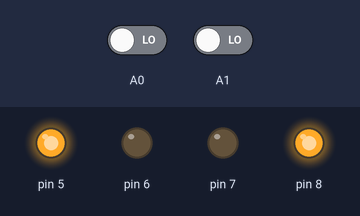
Bench run of a sketch on a simulated Arduino Uno, built with avr-gcc and run on an emulated ATmega328P. On the bench: output pins drawn as LEDs (lit = HIGH). The test bench sets the inputs (shaded band); at power-on: A1 LOW, A0 LOW.

Above: at 1.2 s.
1.3 s: A1 driven HIGH
At 1.7 s:
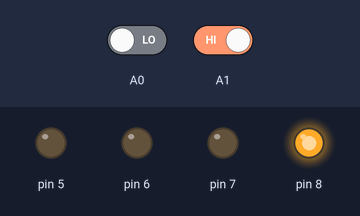
2.8 s: A1 driven LOW
At 4.1 s:
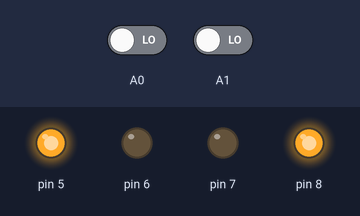
Timing chart, 0 to 5.8 s (numbered marks = the images above; inputs shaded):
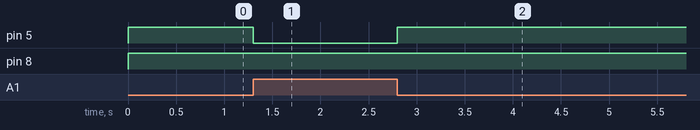

Measured:
- after the input at 1.3 s, pin 5: HIGH → LOW at once
- after the input at 2.8 s, pin 5: LOW → HIGH at once

The sketch:

3__buggy_ir_sensor.ino
```cpp
void setup() {
pinMode(5,OUTPUT);
pinMode(6,OUTPUT);
pinMode(7,OUTPUT);
pinMode(8,OUTPUT);
pinMode(A0,INPUT);
pinMode(A1,INPUT);
}
void forward() {
digitalWrite(5,HIGH);
digitalWrite(6,LOW);
digitalWrite(7,LOW);
digitalWrite(8,HIGH);
}
void backward() {
digitalWrite(5,LOW);
digitalWrite(6,HIGH);
digitalWrite(7,HIGH);
digitalWrite(8,LOW);
}
void right() {
digitalWrite(5,LOW);
digitalWrite(6,LOW);
digitalWrite(7,LOW);
digitalWrite(8,HIGH);
}
void left() {
digitalWrite(5,HIGH);
digitalWrite(6,LOW);
digitalWrite(7,LOW);
digitalWrite(8,LOW);
}
void stop() {
digitalWrite(5,LOW);
digitalWrite(6,LOW);
digitalWrite(7,LOW);
digitalWrite(8,LOW);
}
int l,r;
void loop()
{
  l=digitalRead(A0);
  r=digitalRead(A1);
  if(l==1 && r==1)
  {
    forward();
  }
  else if(l==0 && r==0)
  {
    forward();
  }
  else if(l==0&&r==1)
  {
    right();
  }
  else if(l==0&&r==1)
  {
    left();
  }
}
```
